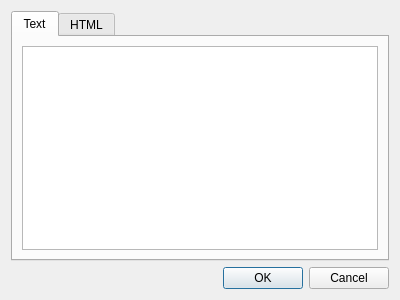
<?xml version="1.0" encoding="UTF-8"?>
<ui version="4.0">
 <class>BlobDialog</class>
 <widget class="QDialog" name="BlobDialog">
  <property name="geometry">
   <rect>
    <x>0</x>
    <y>0</y>
    <width>400</width>
    <height>300</height>
   </rect>
  </property>
  <property name="windowTitle">
   <string>Blob viewer</string>
  </property>
  <layout class="QGridLayout" name="gridLayout">
   <item row="0" column="0">
    <widget class="QTabWidget" name="tabWidget">
     <property name="currentIndex">
      <number>0</number>
     </property>
     <widget class="QWidget" name="tab">
      <attribute name="title">
       <string>Text</string>
      </attribute>
      <layout class="QGridLayout" name="gridLayout_2">
       <item row="0" column="0">
        <widget class="QPlainTextEdit" name="textViewer">
         <property name="readOnly">
          <bool>true</bool>
         </property>
        </widget>
       </item>
      </layout>
     </widget>
     <widget class="QWidget" name="tab_2">
      <attribute name="title">
       <string>HTML</string>
      </attribute>
      <layout class="QGridLayout" name="gridLayout_3">
       <item row="0" column="0">
        <widget class="QTextBrowser" name="htmlViewer"/>
       </item>
      </layout>
     </widget>
    </widget>
   </item>
   <item row="1" column="0">
    <widget class="QDialogButtonBox" name="buttonBox">
     <property name="orientation">
      <enum>Qt::Horizontal</enum>
     </property>
     <property name="standardButtons">
      <set>QDialogButtonBox::Cancel|QDialogButtonBox::Ok</set>
     </property>
    </widget>
   </item>
  </layout>
 </widget>
 <resources/>
 <connections>
  <connection>
   <sender>buttonBox</sender>
   <signal>accepted()</signal>
   <receiver>BlobDialog</receiver>
   <slot>accept()</slot>
   <hints>
    <hint type="sourcelabel">
     <x>248</x>
     <y>254</y>
    </hint>
    <hint type="destinationlabel">
     <x>157</x>
     <y>274</y>
    </hint>
   </hints>
  </connection>
  <connection>
   <sender>buttonBox</sender>
   <signal>rejected()</signal>
   <receiver>BlobDialog</receiver>
   <slot>reject()</slot>
   <hints>
    <hint type="sourcelabel">
     <x>316</x>
     <y>260</y>
    </hint>
    <hint type="destinationlabel">
     <x>286</x>
     <y>274</y>
    </hint>
   </hints>
  </connection>
 </connections>
</ui>
